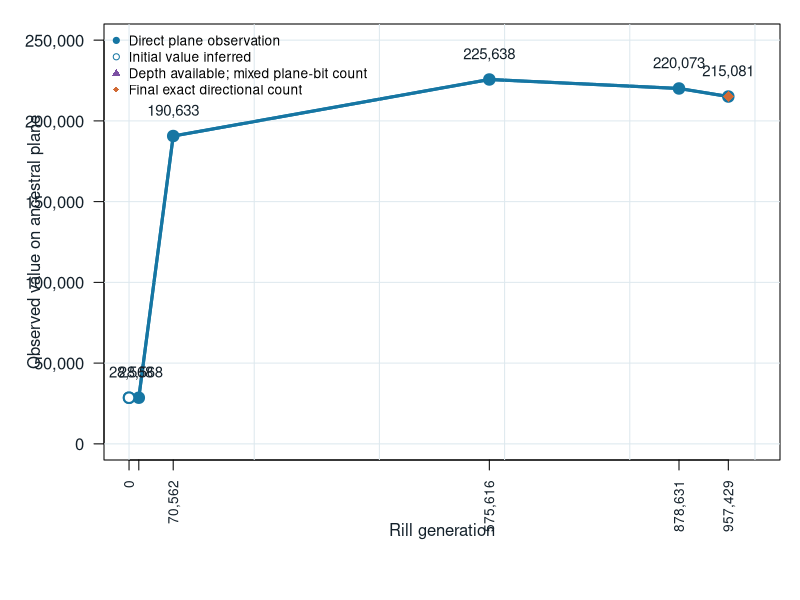
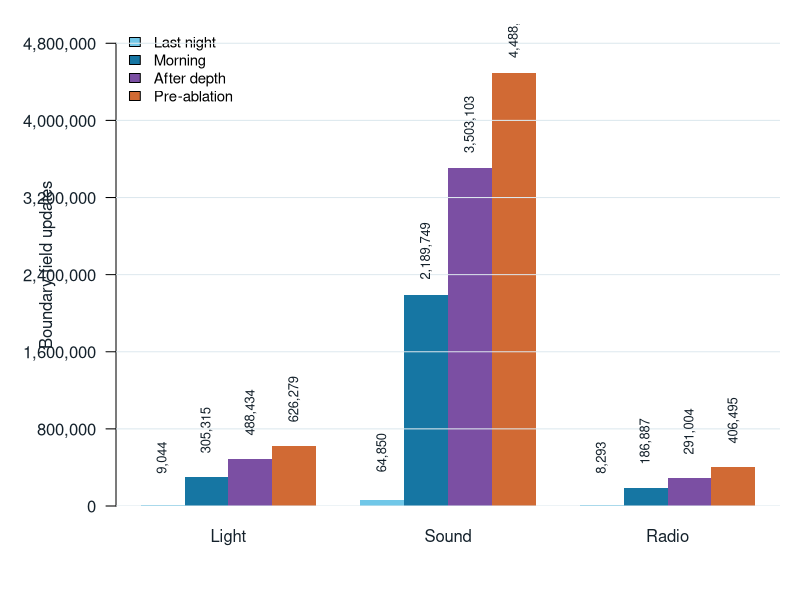

Here is the R script that generated these plots, in order:
## ---- chunk 1
knitr::opts_chunk$set(echo = FALSE, message = FALSE, warning = FALSE,
                      fig.width = 8.5, fig.height = 5.2, dpi = 144)

particles <- data.frame(
  generation = c(0, 15611, 70562, 575616, 878631, 957429),
  particles = c(28568, 28568, 190633, 225638, 220073, 215081),
  observation = c(
    "Initial count inferred from conservation",
    "First direct particle census",
    "Direct census after the world boundary opened",
    "Direct census after an uninterrupted night",
    "Plane bit count after depth and Valence; flags were not separated",
    "Final exact directional-particle census before measurement ablation"
  )
)

world <- data.frame(
  field = c("Light", "Sound", "Radio"),
  last_night = c(9044, 64850, 8293),
  morning = c(305315, 2189749, 186887),
  after_depth = c(488434, 3503103, 291004),
  pre_ablation = c(626279, 4488521, 406495)
)

directions <- data.frame(
  direction = c("North", "East", "South", "West", "+z on plane", "−z on plane"),
  count = c(0, 114152, 100892, 37, 0, 0)
)

blue <- "#1676A3"
light_blue <- "#70C7E8"
dark <- "#14212B"
## ---- chunk 2
par(mar = c(7.0, 5.2, 1.2, 1.0), col.axis = dark, col.lab = dark,
    family = "sans", las = 1)

plot(particles$generation, particles$particles,
     type = "o", pch = 19, lwd = 3, cex = 1.25,
     col = blue,
     xlab = "Rill generation",
     ylab = "Observed value on ancestral plane",
     xaxt = "n", yaxt = "n",
     xlim = c(0, 1000000), ylim = c(0, 250000))

axis(1, at = particles$generation,
     labels = format(particles$generation, big.mark = ",", scientific = FALSE),
     col.axis = dark, las = 2, cex.axis = 0.82)
axis(2, at = seq(0, 250000, 50000),
     labels = format(seq(0, 250000, 50000), big.mark = ",", scientific = FALSE),
     col.axis = dark)
grid(col = "#DDE8EE", lty = 1)
lines(particles$generation, particles$particles, col = blue, lwd = 3)
points(particles$generation, particles$particles, pch = 19,
       col = blue, cex = 1.25)
points(particles$generation[1], particles$particles[1],
       pch = 21, bg = "white", col = blue, lwd = 2, cex = 1.4)
points(tail(particles$generation, 1), tail(particles$particles, 1),
       pch = 18, col = "#D16A34", cex = 1.5)

text(particles$generation,
     particles$particles + rep(15000, nrow(particles)),
     labels = format(particles$particles, big.mark = ",", scientific = FALSE),
     col = dark, cex = 0.9)

legend("topleft",
       legend = c("Direct plane observation", "Initial value inferred",
                  "Depth available; mixed plane-bit count",
                  "Final exact directional count"),
       pch = c(19, 21, 17, 18),
       pt.bg = c(blue, "white", "#7B4FA3", "#D16A34"),
       col = c(blue, blue, "#7B4FA3", "#D16A34"),
       bty = "n", cex = 0.82)
## ---- chunk 3
par(mar = c(4.7, 5.8, 1.2, 1.0), col.axis = dark, col.lab = dark,
    family = "sans", las = 1)

update_matrix <- rbind(
  "Last night" = world$last_night,
  "Morning" = world$morning,
  "After depth" = world$after_depth,
  "Pre-ablation" = world$pre_ablation
)

bars <- barplot(update_matrix,
                beside = TRUE,
                names.arg = world$field,
                col = c(light_blue, blue, "#7B4FA3", "#D16A34"),
                border = NA,
                ylab = "Boundary-field updates",
                ylim = c(0, 5000000), yaxt = "n",
                legend.text = rownames(update_matrix),
                args.legend = list(x = "topleft", bty = "n", cex = 0.9))

axis(2, at = seq(0, 4800000, 800000),
     labels = format(seq(0, 4800000, 800000), big.mark = ",", scientific = FALSE),
     col.axis = dark)
abline(h = seq(0, 4800000, 800000), col = "#DDE8EE", lty = 1)
text(bars, update_matrix + 160000,
     labels = format(update_matrix, big.mark = ",", scientific = FALSE),
     col = dark, cex = 0.78, srt = 90, adj = 0)
## ---- chunk 4
display_particles <- particles
display_particles$generation <- format(display_particles$generation,
                                       big.mark = ",", scientific = FALSE)
display_particles$particles <- format(display_particles$particles,
                                      big.mark = ",", scientific = FALSE)
names(display_particles) <- c("Generation", "Plane value", "Basis")
knitr::kable(display_particles, align = c("r", "r", "l"))
## ---- chunk 5
display_directions <- directions
display_directions$count <- format(display_directions$count,
                                   big.mark = ",", scientific = FALSE)
names(display_directions) <- c("Direction", "Particles")
knitr::kable(display_directions, align = c("l", "r"))
